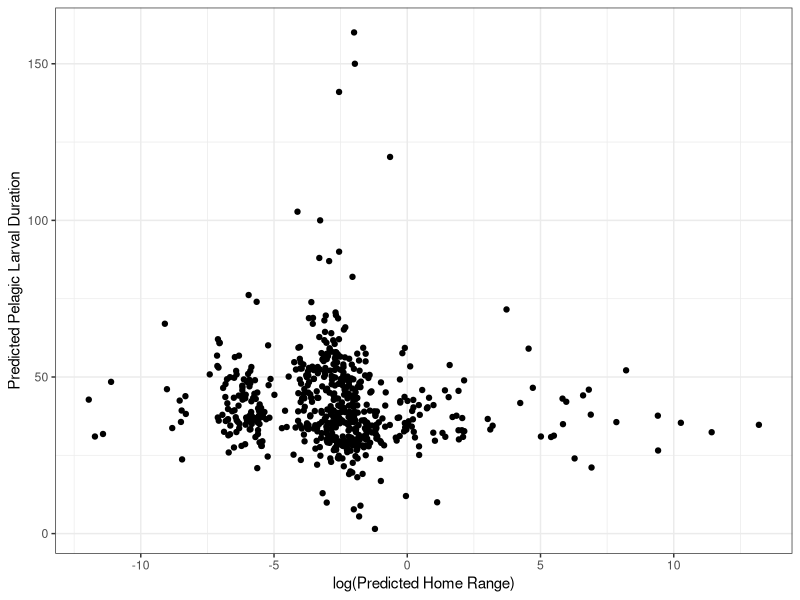
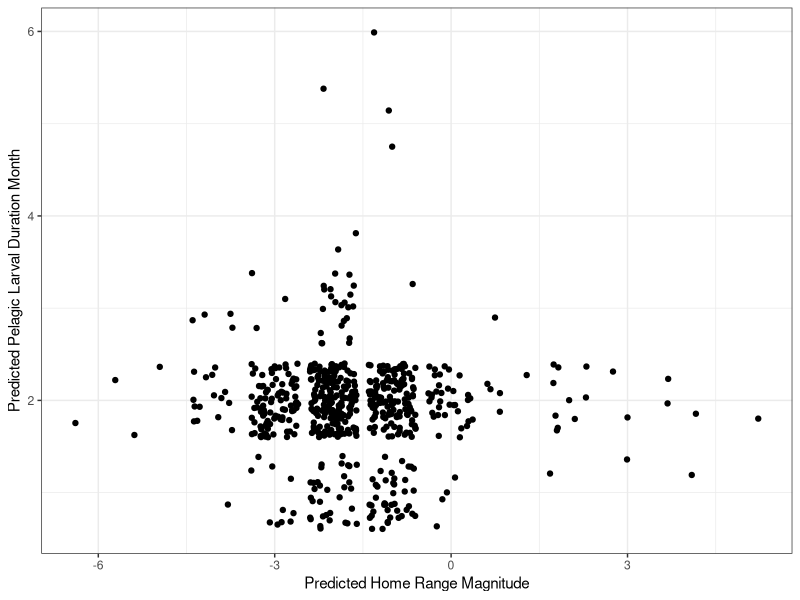
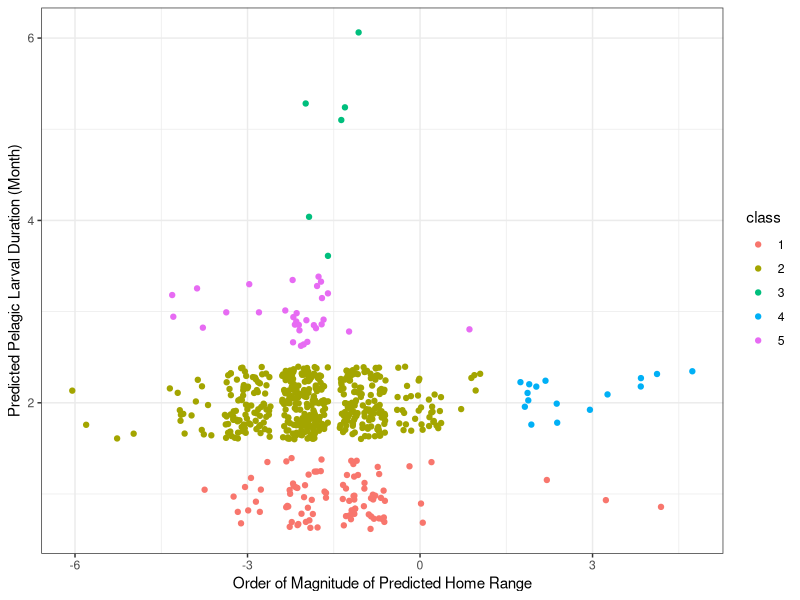
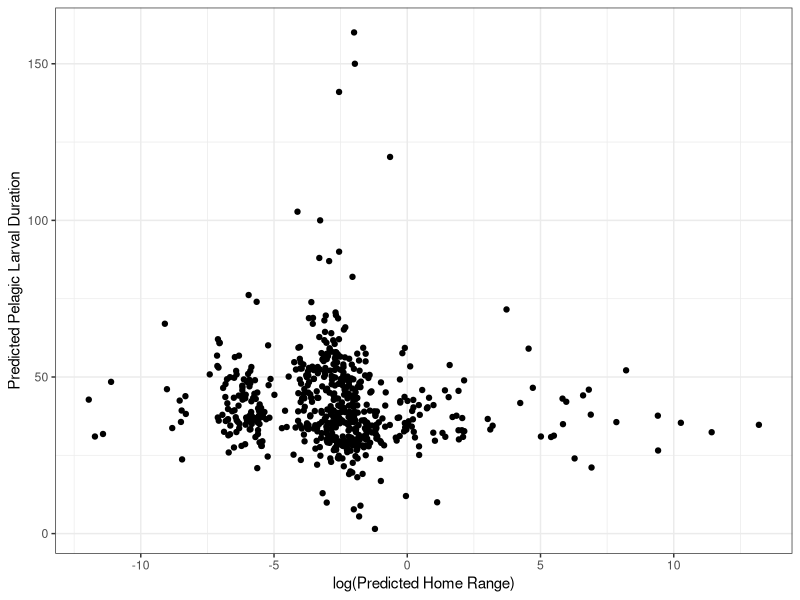

The R source for these figures, in order:
## ---- chunk 1
knitr::opts_chunk$set(echo = TRUE, warning = FALSE, message = FALSE)

library(tidyverse)
library(mclust)
## ---- chunk 2
data <- read_csv(here::here("01_data", "02_processed_data", "homerange_pld.csv")) %>%
  mutate(home_range = case_when(
    !is.na(observed_homerange) ~ observed_homerange,
    is.na(observed_homerange) ~ predicted_homerange
  )) %>%
  mutate(pld = case_when(
    !is.na(observed_pld) ~ observed_pld,
    is.na(observed_pld) ~ predicted_pld
  )) %>%
  filter(pld < 400) %>%
  mutate(magnitude_homerange = floor(log10(home_range))) %>%
  mutate(month_pld = ceiling(pld / 30))
## ---- chunk 3
p1 <- ggplot(data, aes(log(home_range), pld)) +
  geom_point() +
  theme_bw() +
  labs(
    x = "log(Predicted Home Range)",
    y = "Predicted Pelagic Larval Duration"
  )

p1

ggsave(p1, file = paste0("data_fig.pdf"), path = here::here("04_figs"), height = 8, width = 15)
## ---- chunk 4
ggplot(data, aes(magnitude_homerange, month_pld)) +
  geom_jitter() +
  theme_bw() +
  labs(
    x = "Predicted Home Range Magnitude",
    y = "Predicted Pelagic Larval Duration Month"
  )
## ---- chunk 5
gmm_data <- data %>%
  dplyr::select(magnitude_homerange, month_pld)
gmm_data2 <- data %>%
  dplyr::select(magnitude_homerange, month_pld, species)

gmm_mclust2 <- Mclust(gmm_data)

summary(gmm_mclust2)

gmm_data2$class <- as.factor(gmm_mclust2[["classification"]])

p2 <- ggplot(gmm_data2, aes(magnitude_homerange, month_pld)) +
  geom_jitter(aes(color = class)) +
  theme_bw() +
  labs(
    x = "Order of Magnitude of Predicted Home Range",
    y = "Predicted Pelagic Larval Duration (Month)"
  )

p2

# ggsave(p2, file = paste0("gmm_fig.pdf"), path = here::here("04_figs"), height = 8, width = 15)

# write_csv(gmm_data2, here::here("01_data", "02_processed_data", "clusters.csv"))
